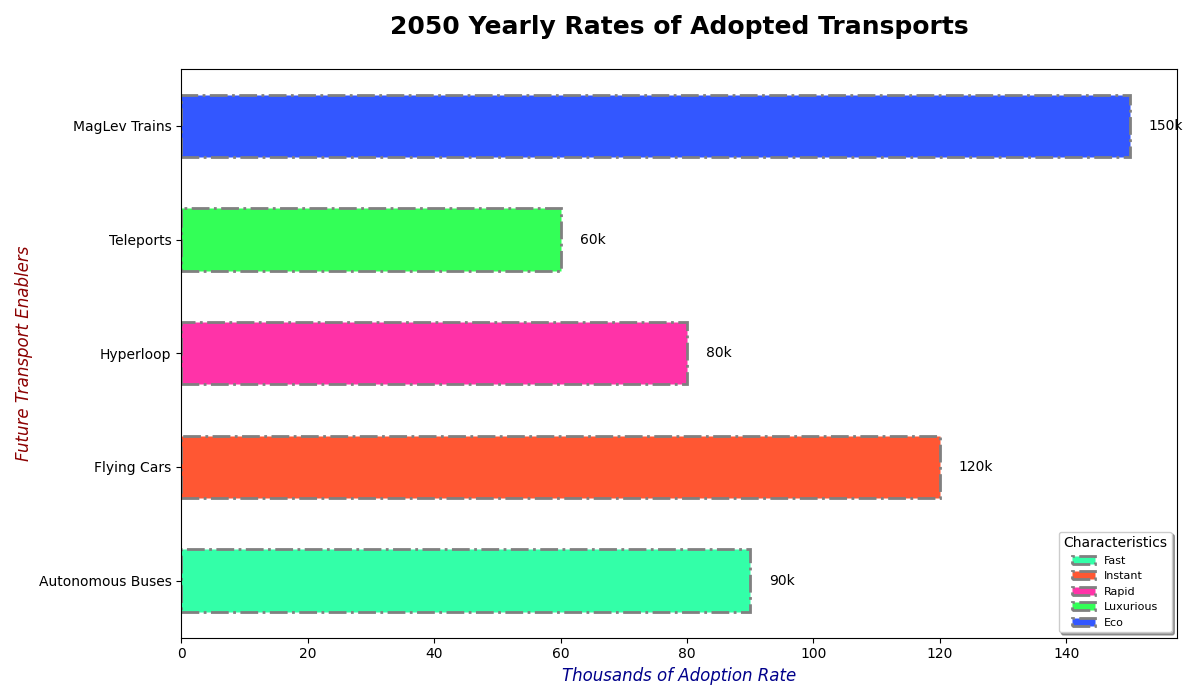

Here is the Python script that generated this plot:
import matplotlib.pyplot as plt
import numpy as np

# Manually shuffled transport modes
transport_modes = ['Autonomous Buses', 'Flying Cars', 'Hyperloop', 'Teleports', 'MagLev Trains']
# Corresponding adoption rates adjusted to match shuffled transport modes
adoption_rates = np.array([90, 120, 80, 60, 150])
# Manually shuffled colors matching the new order of transport modes
colors = ['#33ffa8', '#ff5733', '#ff33a8', '#33ff57', '#3357ff']

fig, ax = plt.subplots(figsize=(12, 7))

bars = ax.barh(np.arange(len(transport_modes)), adoption_rates, color=colors, edgecolor='grey', linewidth=2, height=0.55, linestyle='-.')

ax.set_title('2050 Yearly Rates of Adopted Transports', fontsize=18, fontweight='heavy', pad=25)
ax.set_xlabel('Thousands of Adoption Rate', fontsize=12, fontstyle='italic', color='darkblue')
ax.set_ylabel('Future Transport Enablers', fontsize=12, fontstyle='italic', color='darkred')

ax.set_yticks(np.arange(len(transport_modes)))
ax.set_yticklabels(transport_modes, fontsize=10)

for bar in bars:
    xval = bar.get_width()
    ax.text(xval + 3, bar.get_y() + bar.get_height()/2, f'{xval}k', ha='left', va='center', fontsize=10, fontweight='medium')

# Manually shuffled legend labels to match the new order of transport modes
legend_labels = ['Fast', 'Instant', 'Rapid', 'Luxurious', 'Eco']
ax.legend(bars, legend_labels, title='Characteristics', title_fontsize='10', loc='best', fontsize=8, frameon=True, shadow=True, fancybox=True)

plt.tight_layout()
plt.show()
